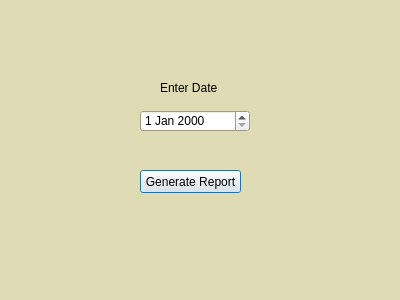
<?xml version="1.0" encoding="UTF-8"?>
<ui version="4.0">
 <class>dailySalesReport</class>
 <widget class="QDialog" name="dailySalesReport">
  <property name="geometry">
   <rect>
    <x>0</x>
    <y>0</y>
    <width>400</width>
    <height>300</height>
   </rect>
  </property>
  <property name="palette">
   <palette>
    <active>
     <colorrole role="Base">
      <brush brushstyle="SolidPattern">
       <color alpha="255">
        <red>255</red>
        <green>255</green>
        <blue>255</blue>
       </color>
      </brush>
     </colorrole>
     <colorrole role="Window">
      <brush brushstyle="SolidPattern">
       <color alpha="255">
        <red>223</red>
        <green>219</green>
        <blue>180</blue>
       </color>
      </brush>
     </colorrole>
    </active>
    <inactive>
     <colorrole role="Base">
      <brush brushstyle="SolidPattern">
       <color alpha="255">
        <red>255</red>
        <green>255</green>
        <blue>255</blue>
       </color>
      </brush>
     </colorrole>
     <colorrole role="Window">
      <brush brushstyle="SolidPattern">
       <color alpha="255">
        <red>223</red>
        <green>219</green>
        <blue>180</blue>
       </color>
      </brush>
     </colorrole>
    </inactive>
    <disabled>
     <colorrole role="Base">
      <brush brushstyle="SolidPattern">
       <color alpha="255">
        <red>223</red>
        <green>219</green>
        <blue>180</blue>
       </color>
      </brush>
     </colorrole>
     <colorrole role="Window">
      <brush brushstyle="SolidPattern">
       <color alpha="255">
        <red>223</red>
        <green>219</green>
        <blue>180</blue>
       </color>
      </brush>
     </colorrole>
    </disabled>
   </palette>
  </property>
  <property name="windowTitle">
   <string>Dialog</string>
  </property>
  <widget class="QDateEdit" name="dailyReportInput">
   <property name="geometry">
    <rect>
     <x>140</x>
     <y>110</y>
     <width>110</width>
     <height>22</height>
    </rect>
   </property>
  </widget>
  <widget class="QLabel" name="label">
   <property name="geometry">
    <rect>
     <x>160</x>
     <y>80</y>
     <width>71</width>
     <height>16</height>
    </rect>
   </property>
   <property name="text">
    <string>Enter Date</string>
   </property>
  </widget>
  <widget class="QPushButton" name="pushButton">
   <property name="geometry">
    <rect>
     <x>140</x>
     <y>170</y>
     <width>101</width>
     <height>23</height>
    </rect>
   </property>
   <property name="text">
    <string>Generate Report</string>
   </property>
  </widget>
  <widget class="QLabel" name="label_2">
   <property name="geometry">
    <rect>
     <x>0</x>
     <y>230</y>
     <width>71</width>
     <height>81</height>
    </rect>
   </property>
   <property name="text">
    <string/>
   </property>
   <property name="pixmap">
    <pixmap>../../Desktop/TeamDirtSolo.png</pixmap>
   </property>
   <property name="scaledContents">
    <bool>true</bool>
   </property>
  </widget>
 </widget>
 <resources/>
 <connections/>
</ui>
